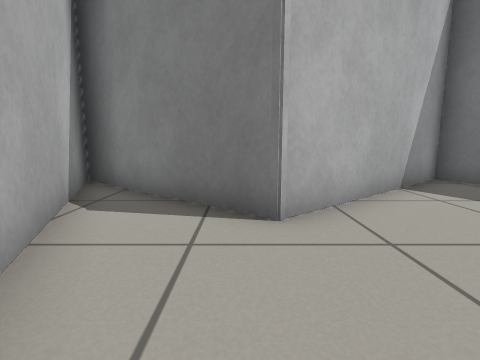
View 1 (above)

18 first-person views from a walk through a robot-simulator world made for Gazebo. The camera is 0.5 m above the floor, tilts 8° down and sees 85° across. The floor is counted in squares, 0.5 m on a side. Each view is taken from the middle of a square. On the plan, view 1 faces up. The plan holds only what a view shows up to about 11 squares ahead; the rest is blank.

View 2
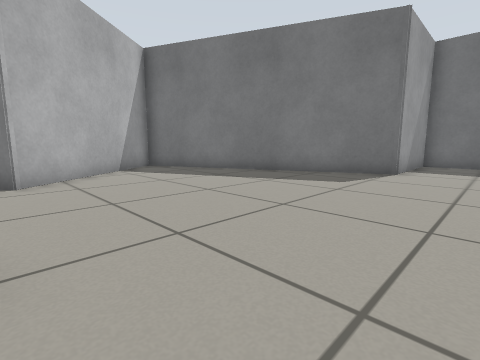

View 3
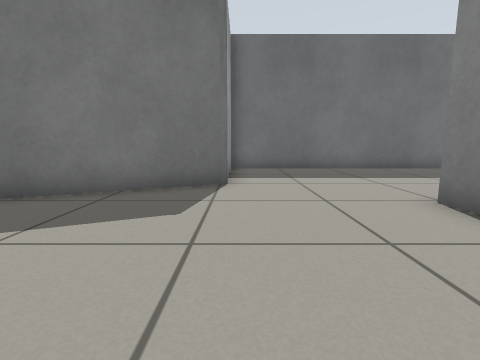

View 4
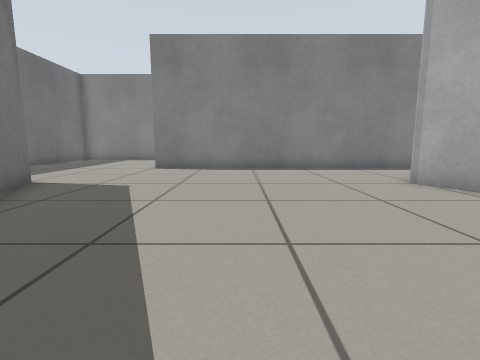

View 5
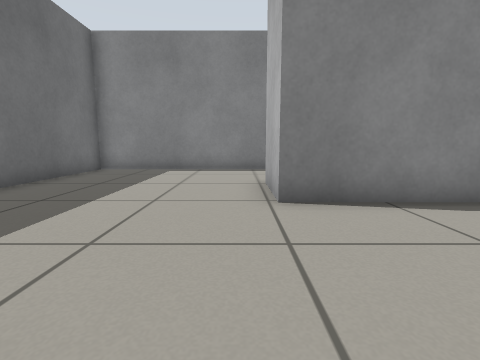

View 6
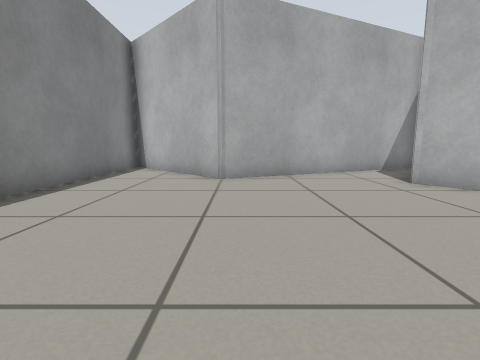

View 7
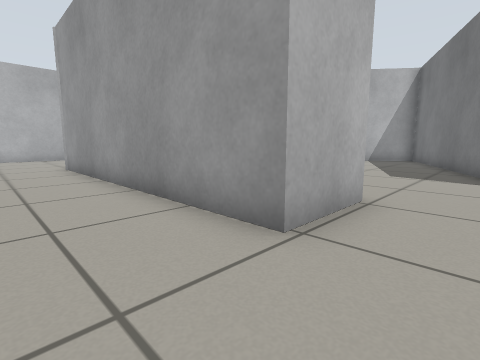

View 8
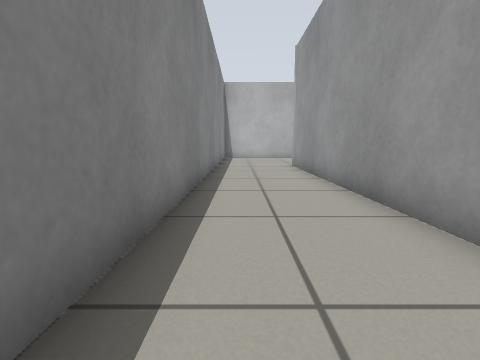

View 9
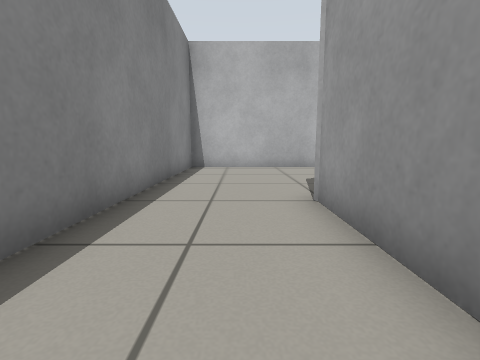

View 10
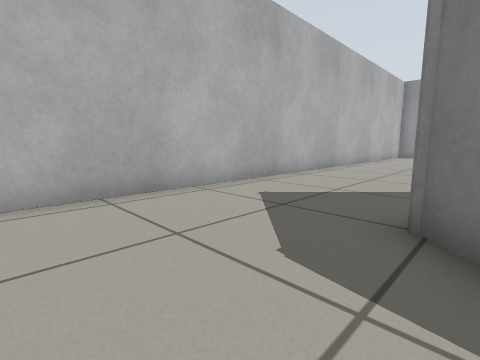

View 11
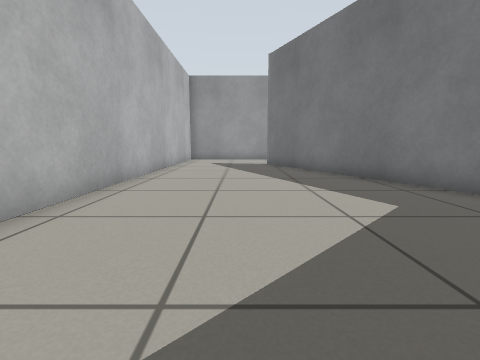

View 12
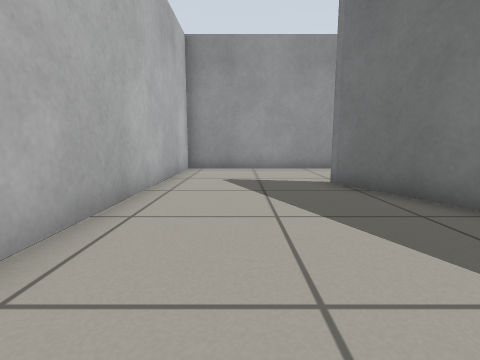

View 13
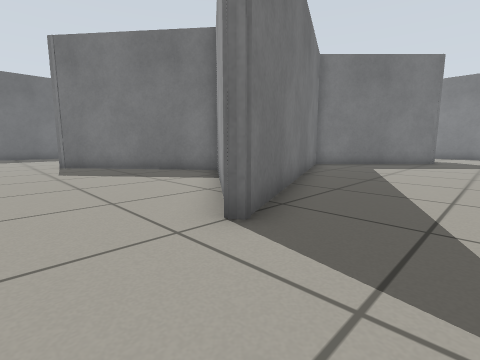

View 14
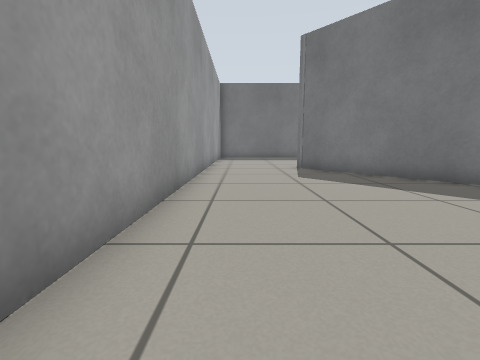

View 15
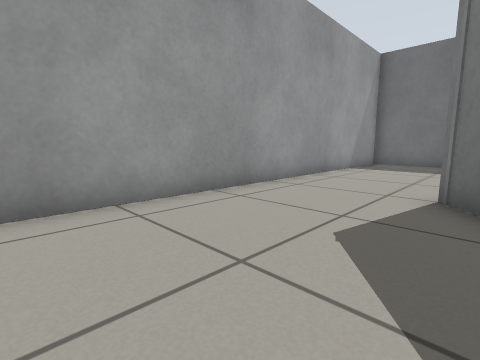

View 16
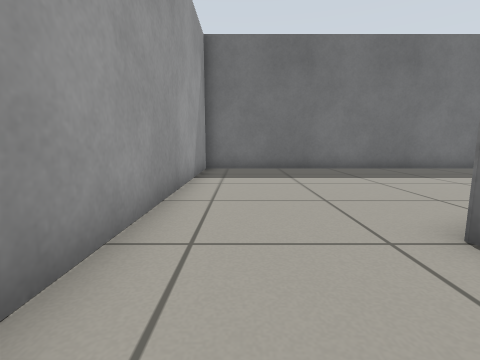

View 17
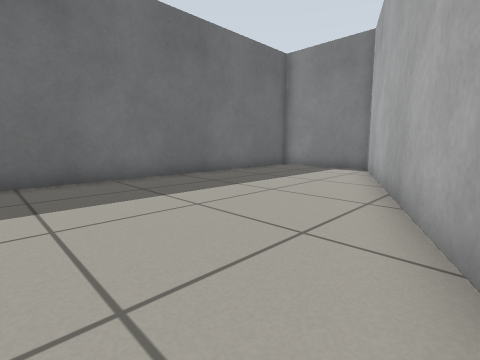

View 18
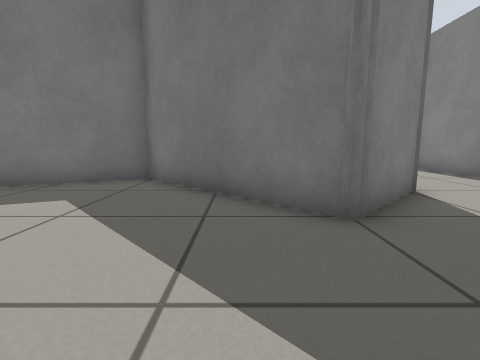

### Floor plan
Ten units are one square. View 1 is at (0, 0); x grows to the right and y downward. Boxes are objects, and circles mark ways between rooms. Rooms are numbered by the first view taken in them; rooms with no view inside come last. Other rooms are left out.
<svg viewBox="-95 -118 233 233">
<path fill="none" stroke="#000" d="M76 110 133 110 133 17 94 17 54 -73 5 -33 -7 -43M-23 -31 -3 15 -41 53 74 53 74 76M-22 -55 -41 -70 -32 -51M60 -67 96 14 119 14M133 -2 133 -113 -90 -113 -90 110 76 110M74 76 -26 76 -47 56 -47 54 -7 15 -47 -76 -45 -77 5 -37 55 -77M-7 -43 -22 -55M-32 -51 -23 -31"/>
<circle cx="70" cy="90" r="3" fill="#2a7"/>
<text x="60" y="30">1</text>
<text x="10" y="-50">2</text>
<text x="-20" y="-40">3</text>
</svg>
Room 1 opens to room 2.

Where each view was taken, in squares from view 1:
view 1: 0 up, 0 right, facing up
view 2: 4 down, 0 right, facing up-right
view 3: 2 down, 3 right, facing right
view 4: 5 up, 4 right, facing down
view 5: 1 down, 8 right, facing down
view 6: 1 down, 7 right, facing left
view 7: 10 down, 9 right, facing up-left
view 8: 10 down, 9 right, facing left
view 9: 9 down, 2 right, facing left
view 10: 9 down, 4 left, facing up-left
view 11: 5 down, 6 left, facing up
view 12: 1 up, 7 left, facing up
view 13: 10 up, 7 left, facing down-right
view 14: 10 up, 5 left, facing right
view 15: 7 up, 0 right, facing up-right
view 16: 10 up, 3 right, facing right
view 17: 9 up, 6 right, facing down-right
view 18: 4 down, 8 left, facing right
